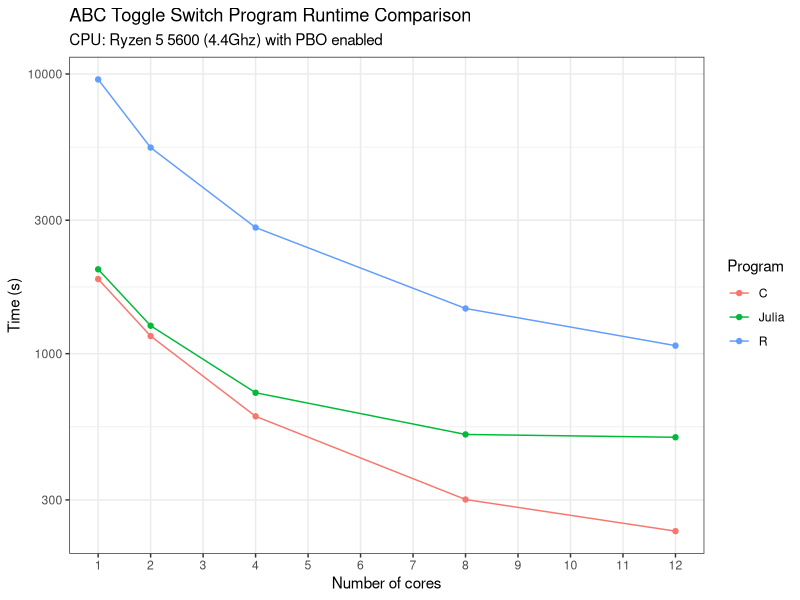

Source code (R):
# This script visualises the various runtimes
# Created: 01/08/2025
# Modified: 01/08/2025


# Set working directory
setwd("~/GitHub/Bayesian_SIMD_examples/Prior_Predictive_Sampling_Toggle_Switch")

# Load packages
library(tidyverse)

# Load data
Julia_runtimes <- read.csv("output_Julia_runtime.csv") %>%
  mutate("Program" = "Julia")

R_runtimes <- read.csv("output_R_runtime.csv") %>%
  mutate("Program" = "R")

c_runtimes <- read.csv("cl_output_c_runtime.csv") %>% 
  mutate("Program" = "C")


# Merge
runtimes <- bind_rows(Julia_runtimes, R_runtimes, c_runtimes) %>%
  pivot_wider(names_from = Program,
              values_from = time)

# Visualise
runtimes %>% 
  pivot_longer(cols = -cores,
               names_to = "Program",
               values_to = "time") %>% 
  ggplot(data = , aes(x = cores, y = time, colour = Program))+
  geom_point()+
  geom_line()+
  labs(x = "Number of cores",
       y = "Time (s)",
       title = "ABC Toggle Switch Program Runtime Comparison",
       subtitle = "CPU: Ryzen 5 5600 (4.4Ghz) with PBO enabled")+
  scale_x_continuous(breaks = 1:12,
                     minor_breaks = NULL)+
  scale_y_log10(
    # limits = c(10, NA)
  )+
  theme_bw()
